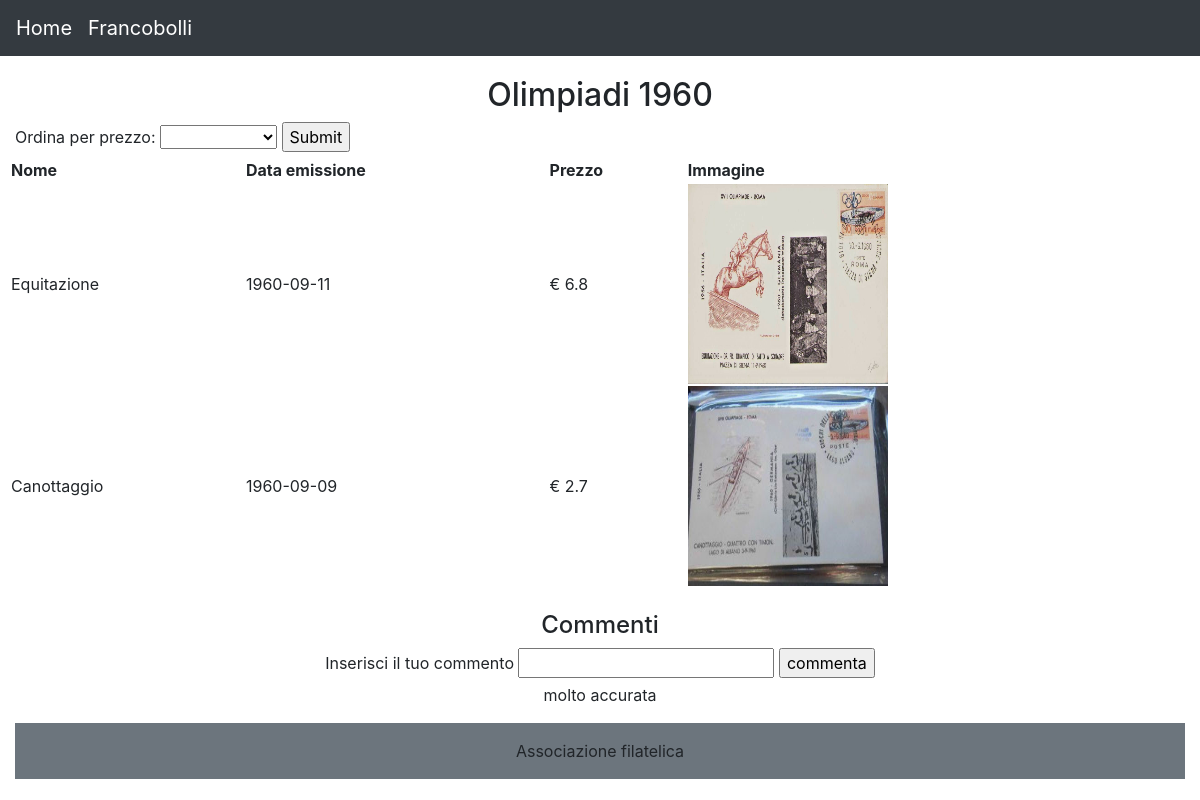
The page /collection.php?id=1 on the database its author committed.
### tables this page shows
CREATE TABLE collezioni(
  id INT PRIMARY KEY AUTO_INCREMENT,
  titolo VARCHAR(50) NOT NULL,
  collezionista INT NOT NULL,
  tema VARCHAR(30) NOT NULL,
  FOREIGN KEY(collezionista) REFERENCES collezionista(id)
);

CREATE TABLE francobolli(
  id INT PRIMARY KEY AUTO_INCREMENT,
  nome VARCHAR(50) NOT NULL,
  collezione INT NOT NULL,
  data_emissione DATE NOT NULL,
  prezzo FLOAT NOT NULL,
  immagine VARCHAR(50),
  FOREIGN KEY(collezione) REFERENCES collezioni(id)
);

CREATE TABLE commenti(
  id INT PRIMARY KEY AUTO_INCREMENT,
  collezione INT NOT NULL,
  commento VARCHAR(100) NOT NULL,
  FOREIGN KEY(collezione) REFERENCES collezioni(id)
);

### collection.php (the view, shortened to what this page needs)
<?php
require "libs/dbconnection.php";
if (isset($_GET['id'])) {
  $id = $_SESSION['id'] = $_GET['id'];
} else {
  $id = $_SESSION['id'];
}
try {
  if (isset($_GET['price']) AND $_GET['price'] != "empty") {
    if ($_GET['price'] == 'asc') {
      $sql = "SELECT * FROM francobolli WHERE collezione = $id ORDER BY prezzo ASC";
    } else {
      $sql = "SELECT * FROM francobolli WHERE collezione = $id ORDER BY prezzo DESC";
    }
  } else {
    $sql = "SELECT * FROM francobolli WHERE collezione = $id";
  }
  $rs = $dbConnection->query($sql);
  $sqlTitle = "SELECT titolo FROM collezioni WHERE id = $id";
  $rsTitle = $dbConnection->query($sqlTitle);
  while ($rowTitle = $rsTitle->fetch()){
    $collectionTitle = $rowTitle['titolo'];
    break;
  }
} catch (PDOException $e) {
  die('Errore nella lettura dei francobolli.');
}
require "libs/header.php";
try {
  $sqlComment = "SELECT commento FROM commenti WHERE collezione = $id ORDER BY id DESC";
  $rsComment = $dbConnection->query($sqlComment);
} catch (PDOException $e) {
  die('Errore nella lettura dei commenti.');
}
?>
<h2 class="text-center"><?= $collectionTitle ?></h2>
<form action="collection.php?id=<?= $id ?>">
  <label for="price">Ordina per prezzo:</label>
  <select name="price" id="price">
    <option value="empty"></option>
    <option value="asc">crescente</option>
  </select>
  <input type="submit" value="Submit">
</form>
<div class="form-row">
  <table style="width:100%">
   <tr>
     <th>Nome</th>
     <th>Data emissione</th>
     <th>Prezzo</th>
     <th>Immagine</th>
   </tr>
   <?php while ($row = $rs->fetch()) : ?>
     <tr>
       <td><?= $row['nome'] ?></td>
       <td><?= $row['data_emissione'] ?></td>
       <td>€ <?= $row['prezzo'] ?></td>
       <?php if($row['immagine'] != ""): ?>
         <td> <img src="media/<?= $row['immagine'] ?>" width="200" height="200"> </td>
       <?php endif; if($row['immagine'] == ""): ?>
         <td> <img src="media/francobollo.png" width="200" height="200"> </td>
       <?php endif; ?>
     </tr>
    <?php endwhile; ?>
  </table>
</div><br>
<div class="text-center">
  <h4>Commenti</h4>
  <div>
    <form action="libs/addComment.php" method="post">
      <label>Inserisci il tuo commento</label>
      <input type="text" name="comment">
      <input type="submit" value="commenta">
    </form>
  <div>
  <?php while ($row = $rsComment->fetch()) : ?>
      <p><?= $row['commento'] ?></p>
   <?php endwhile; ?>
</div>
<?php require "libs/footer.php"; ?>

### rows shown on the page
collezioni: titolo "Olimpiadi 1960"
francobolli: nome "Equitazione", data_emissione "1960-09-11", prezzo "6.8", immagine (picture)
francobolli: nome "Canottaggio", data_emissione "1960-09-09", prezzo "2.7", immagine (picture)
commenti: commento "molto accurata"
